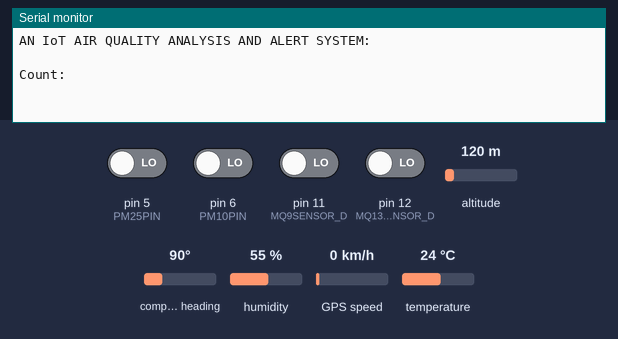
Simulated run of this sketch. Board: Arduino Uno, built with avr-gcc and run on an emulated ATmega328P. On the bench: the last lines printed to the serial monitor. Inputs (shaded band) come from the test bench; at power-on: pin 5 (PM25PIN), pin 6 (PM10PIN), pin 11 (MQ9SENSOR_D), pin 12 (MQ135SENSOR_D) LOW, humidity 55 %, temperature 24 °C, altitude 120 m, compass heading 90°, GPS speed 0 km/h. The GPS gets a fix after 3 s at 37.7749, -122.4194 with 8 satellites.

Above: at 2.2 s.
2.3 s: humidity set to 22 %
At 6.3 s:
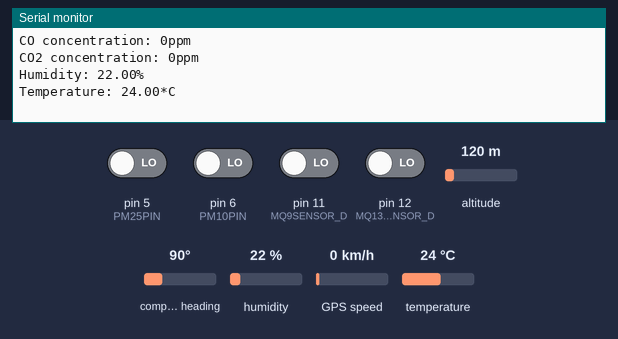
6.6 s: pin 11 (MQ9SENSOR_D) driven HIGH
8.1 s: pin 12 (MQ135SENSOR_D) driven HIGH
At 9.1 s:
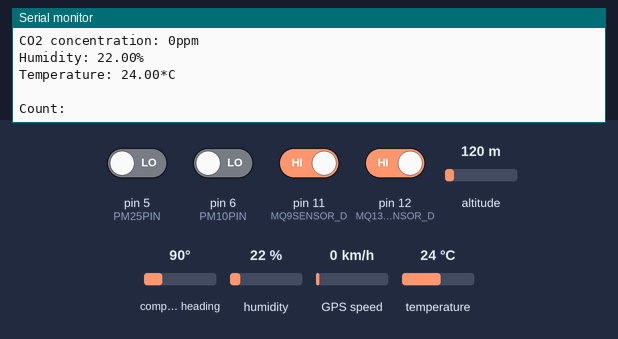
9.6 s: temperature set to 12 °C
11.1 s: humidity set to 40 %
At 11.68 s:
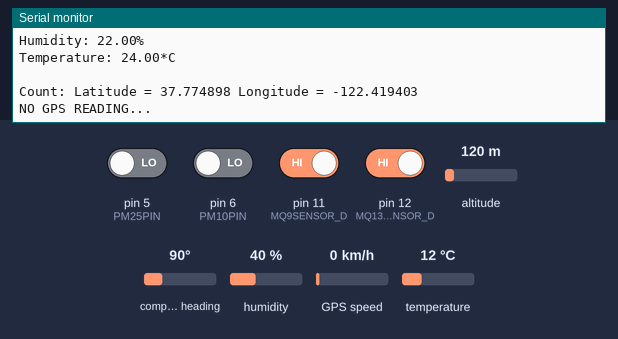
Timing chart, 0 to 13.6 s (numbered marks = the images above; inputs shaded):
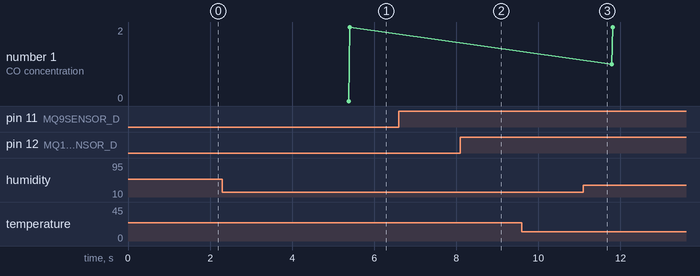

The sketch:

sensorsCodeSim.ino
```cpp
#include <SoftwareSerial.h>
#include <DHT.h>
#include <DHT_U.h>
#include <TinyGPS.h>

SoftwareSerial mySerial(3,4); //TX=3(Arduino RX), RX=4(Arduino TX)

#define SIMULATION true //change to false when implementing
#define GPS_SIMULATION false //change to false when implementing
#define DHTPIN 10
#define DHTTYPE DHT11
DHT dht(DHTPIN, DHTTYPE);
TinyGPS gps;  //Creates a new instance of the TinyGPS object

//CONSTANTS
#define PM25PIN 5  // defines pins numbers
#define PM10PIN 6
#define MQ9SENSOR A0 //analog pins when implementing
#define MQ135SENSOR A1

//For simulation
#define MQ9SENSOR_D 11  //digital pins when simulating
#define MQ135SENSOR_D 12

#define TIMEOUTDELAY 1500000 //(1500000 micro-seconds)1.5 seconds for the pulse sent in the SDS011 for reading

//VARIABLES
int count = 1;  //Counts the number of readings taken

void setup() {
  Serial.begin(9600); // Starts the serial communication
  mySerial.begin(9600); //for the Virtual Terminal
  dht.begin();
  Serial.println("AN IoT AIR QUALITY ANALYSIS AND ALERT SYSTEM:");
  Serial.println(" ");

  mySerial.println("AN IoT AIR QUALITY ANALYSIS AND ALERT SYSTEM:");
  mySerial.println(" ");

  delay(1000); // 60s(1 min) for stabilization, of the SDS011
}

void loop() {
  read();
  delay(2050);  //sampling time for the unit...VARY THIS
}

int readMQ9(){
   if (!SIMULATION){
      return analogRead(MQ9SENSOR);
   }
   return digitalRead(MQ9SENSOR_D);
}
int readMQ135(){
   if (!SIMULATION){
      return analogRead(MQ135SENSOR);
   }
   return digitalRead(MQ135SENSOR_D);
}

void read(){
  mySerial.print("Count: ");
  mySerial.println(count++);  //comment this during test of implementation

  Serial.print("Count: ");
  //Serial.println(count++);  //comment this during simulation
  //SDS011
  long pm25High = pulseIn(PM25PIN, HIGH, TIMEOUTDELAY)/1000;   //in milliseconds
  long pm10High = pulseIn(PM10PIN, HIGH, TIMEOUTDELAY)/1000;

  //MQ GAS SENSORS
  int mq9Value = readMQ9();
  int mq135Value = readMQ135();

  //GPS MODULE
  bool newData = false;
  unsigned long chars;

  // For one second we parse GPS data and report some key values
  for (unsigned long start = millis(); millis() - start < 1000;){
    while (Serial.available()){
      char c = Serial.read();
      //Serial.print(c);
      if (gps.encode(c))
        newData = true;
    }
  }

  if (newData){     //If newData is true
    float flat, flon;
    unsigned long age;
    gps.f_get_position(&flat, &flon, &age);
    Serial.print("Latitude = ");
    Serial.print(flat == TinyGPS::GPS_INVALID_F_ANGLE ? 0.0 : flat, 6);
    Serial.print(" Longitude = ");
    Serial.println(flon == TinyGPS::GPS_INVALID_F_ANGLE ? 0.0 : flon, 6);

    #ifdef GPS_SIMULATION
    //For simulation
    mySerial.print("Latitude = ");
    mySerial.print(flat == TinyGPS::GPS_INVALID_F_ANGLE ? 0.0 : flat, 6);
    mySerial.print(" Longitude = ");
    mySerial.println(flon == TinyGPS::GPS_INVALID_F_ANGLE ? 0.0 : flon, 6);
    #endif
  }
  Serial.println("NO GPS READING...");

  //DHT11 SENSOR
  float h = dht.readHumidity();
  float t = dht.readTemperature(); // Read temperature in Celsius (default)
    // Check if any reads from the DHT11 failed and exit early (to try again).
  if (isnan(h) || isnan(t)) {
    Serial.println("Failed to read from DHT sensor!");
    return;
  }

  //OUTPUT:
  //for simulation
  mySerial.print("PM2.5 concentration: ");
  mySerial.print(pm25High-2);
  mySerial.println("ug/m3");
  mySerial.print("PM10 concentration: ");
  mySerial.print(pm10High-2);
  mySerial.println("ug/m3");
  mySerial.print("CO concentration: ");

  if(mq9Value > 0){
    mySerial.println("GAS DETECTED");
  }else{
    mySerial.println("NO GAS DETECTED");
  }

  mySerial.print("CO2 concentration: ");
  if(mq135Value > 0){
    mySerial.println("GAS DETECTED");
  }else{
    mySerial.println("NO GAS DETECTED");
  }

  mySerial.print("Humidity: ");
  mySerial.print(h);
  mySerial.println("%");
  mySerial.print("Temperature: ");
  mySerial.print(t);
  mySerial.println("*C");
  mySerial.println(" ");

  //for implementation
  Serial.print("PM2.5 concentration: ");
  Serial.print(pm25High-2);
  Serial.println("ug/m3");
  Serial.print("PM10 concentration: ");
  Serial.print(pm10High-2);
  Serial.println("ug/m3");
  Serial.print("CO concentration: ");
  Serial.print(mq9Value);
  Serial.println("ppm");
  Serial.print("CO2 concentration: ");
  Serial.print(mq135Value);
  Serial.println("ppm");
  Serial.print("Humidity: ");
  Serial.print(h);
  Serial.println("%");
  Serial.print("Temperature: ");
  Serial.print(t);
  Serial.println("*C");
  Serial.println(" ");
}
```

Measured:
- after the input at 2.3 s, the serial monitor: prints a new line after 3.1 s (image 1)
